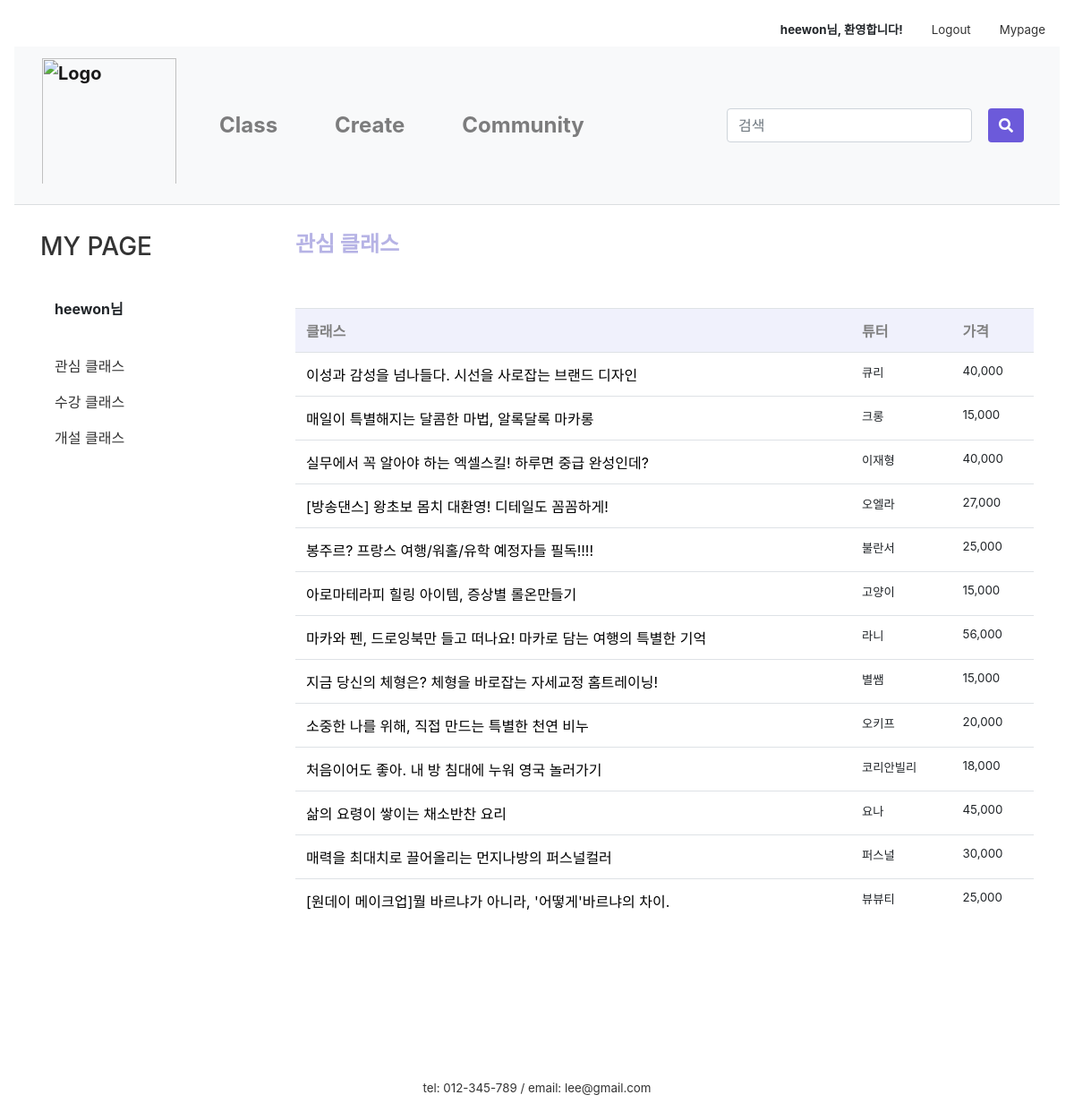
The page /mypage/mylike/ (signed in) on the database as committed earlier.
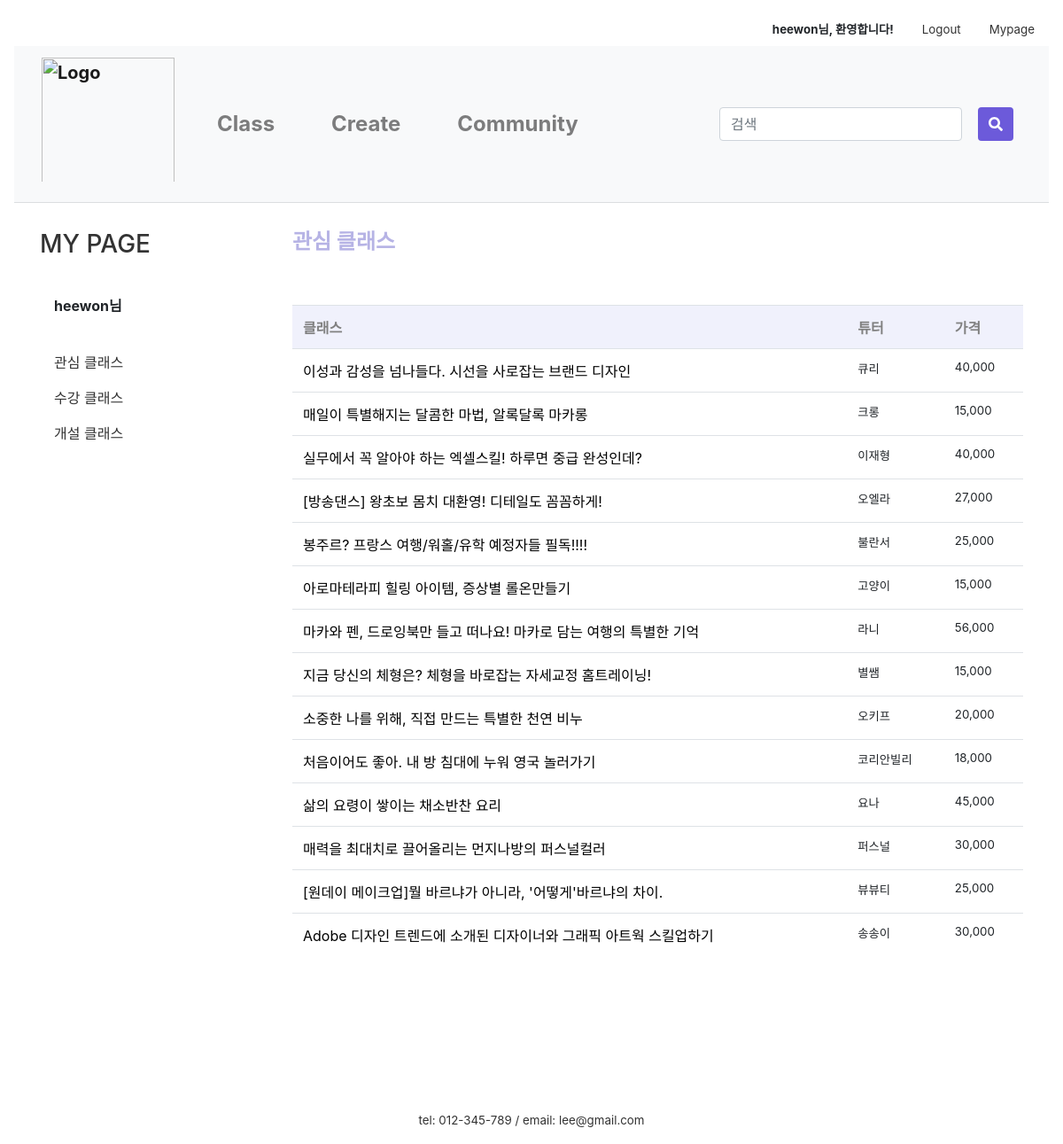
The same page on the database as committed later.
### firstApp/models.py (models this page shows, shortened)
class Class(models.Model):
    author = models.ForeignKey(settings.AUTH_USER_MODEL, on_delete=models.CASCADE, default=1)
    title = models.CharField(max_length=50)
    tutor = models.CharField(max_length=10)
    tutor_photo = ProcessedImageField(upload_to="tutor", processors=[ResizeToFill(300,300)], default='')
    tutor_insta = models.CharField(null=True, blank=True, max_length=50, default='')
    tutor_blog = models.CharField(null=True, blank=True, max_length=50, default='')
    tutor_youtube = models.CharField(null=True, blank=True, max_length=50, default='')
    category = models.ForeignKey('firstApp.Category', on_delete=models.CASCADE, default=1, related_name='category')
    area = models.ForeignKey('firstApp.Area', on_delete=models.CASCADE, default=1)
    photo = ProcessedImageField(upload_to="class", processors=[ResizeToFill(600,450)], default='')
    body = RichTextUploadingField(default='')
    tutor_body = RichTextUploadingField(default='')
    price = models.CharField(max_length=10)
    time = models.CharField(max_length=5)
    level = models.ForeignKey('firstApp.Level', on_delete=models.CASCADE, default=1, related_name='level')
    mode = models.ForeignKey('firstApp.Mode', on_delete=models.CASCADE, default=1, related_name='mode')
    in_min = models.PositiveIntegerField(null=True, blank=True, default='1')
    in_max = models.PositiveIntegerField(null=True, blank=True, default='1')
    like_user = models.ManyToManyField(settings.AUTH_USER_MODEL, blank=True, related_name='like_class')
    like_count = models.PositiveIntegerField(default=0)
    on_sale = models.BooleanField(null=True, default=False)
    sale_price = models.CharField(null=True, blank=True, max_length=10)
    on_permission = models.BooleanField(null=True, default=False)
    class Meta:
        permissions = [
            ('can_permit', 'Can permit')
        ]

### firstApp/views.py (the view)
# urls.py: path('mypage/mylike/', views.mylike, name='mylike'),
@login_required(login_url='/login/')
def mylike(request):
    classs = Class.objects.filter(on_permission=True, like_user=request.user)
    return render(request, 'firstApp/mylike.html', {'classs':classs})

### firstApp/templates/firstApp/mylike.html (shortened to what this page needs)
{% extends 'firstApp/base.html' %}
{% load static %}
{% load humanize %}
{% block content %}
{% if user.is_active %}
<link rel="stylesheet" href="{% static 'css/community.css' %}">
<link href="{% static 'css/my_page_table.css' %}" rel="stylesheet">
<link href="{% static 'css/apply_detail.css' %}" rel="stylesheet">
    <div class="container">
      <div class="row">
        <div class="col-sm-3">
          <div class="left-sidebar">
            <ul>
              <li>
								<a class= "nounderline" href="{% url 'mypage' %}"><h3>MY PAGE</h3></a>
							</li><br>
							<li data-toggle="tab">
								<a class="nav-link"><strong>{{user.username}}님</strong></a>
									<br>
									<li class="nav-item">
										<a class="nav-link" href="/mypage/mylike">관심 클래스</a>
									</li>
									<li class="nav-item">
									  <a class="nav-link" href="/mypage/myApply">수강 클래스</a>
									</li>
									<li class="nav-item">
									  <a class="nav-link" href="/mypage/myClass">개설 클래스</a>
									</li>
							</li>
						</ul>
          </div>
        </div>
          <div class="col-sm-9">
            <h4 class="my_page_title" style="font-weight:bold; color:#B6B3E5;">관심 클래스</h4><br><br>
            <table class="table">
              <tr>
                <th>클래스</th>
                <th>튜터</th>
                <th>가격</th>
              </tr>
              {% for class in classs %}
              <tr>
                <td>
                  <a class="a_underline" href="{% url 'product' class.id %}">{{ class.title }}</a>
                </td>
                <td class="lighter">{{ class.tutor }}</td>
                <td class="lighter">{{ class.sale_price|intcomma }}</td>
              </tr>
              {% endfor %}
            </table>
          </div>
      </div>
    </div>
{% else %}
<script type="text/javascript">
    alert('잘못된 접근입니다. \n로그인을 해주세요.')
    window.location.href = '/login';
  </script>
{% endif %}
{% endblock content %}

Rows that differ between the two databases and show on the page:
now on this page (row edited): Class: title "Adobe 디자인 트렌드에 소개된 디자이너와 그래픽 아트웍 스킬업하기", tutor "송송이", sale_price "30,000"
